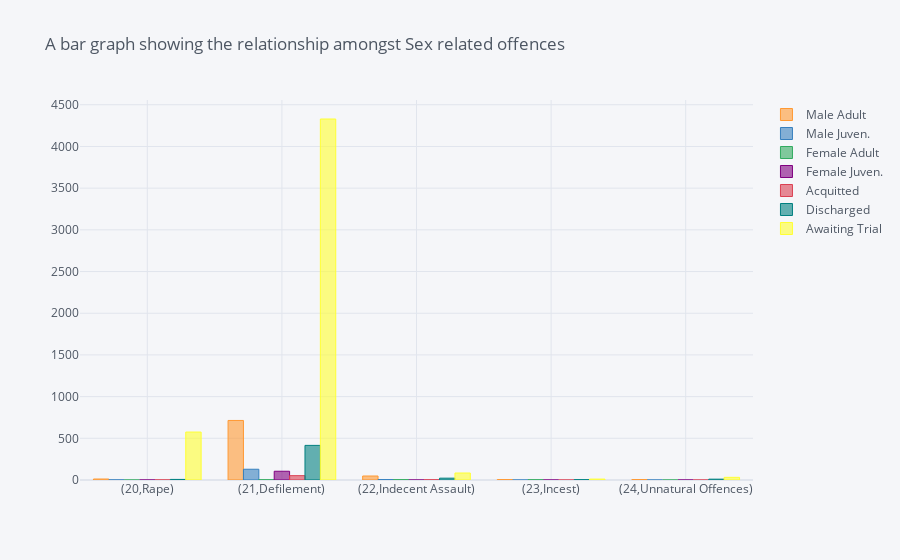

Notebook cell for this chart:
### Code cell
# Plotting a bar graph for Child related cases for accused convicted cases
relate.iplot(kind='bar',title='A bar graph showing the relationship amongst Sex related offences')

### Figure 1 — Plotly figure (JSON) as saved in the notebook; plotly's stock layout.template omitted (floating-point values rounded to 4 significant figures)
{"data": [{"marker": {"color": "rgba(255, 153, 51, 0.6)", "line": {"color": "rgba(255, 153, 51, 1.0)", "width": 1}}, "name": "Male Adult", "orientation": "v", "text": "", "type": "bar", "x": ["(20,Rape)", "(21,Defilement)", "(22,Indecent Assault)", "(23,Incest)", "(24,Unnatural Offences)"], "y": [12, 714, 48, 5, 5]}, {"marker": {"color": "rgba(55, 128, 191, 0.6)", "line": {"color": "rgba(55, 128, 191, 1.0)", "width": 1}}, "name": "Male Juven.", "orientation": "v", "text": "", "type": "bar", "x": ["(20,Rape)", "(21,Defilement)", "(22,Indecent Assault)", "(23,Incest)", "(24,Unnatural Offences)"], "y": [1, 129, 5, 0, 0]}, {"marker": {"color": "rgba(50, 171, 96, 0.6)", "line": {"color": "rgba(50, 171, 96, 1.0)", "width": 1}}, "name": "Female Adult", "orientation": "v", "text": "", "type": "bar", "x": ["(20,Rape)", "(21,Defilement)", "(22,Indecent Assault)", "(23,Incest)", "(24,Unnatural Offences)"], "y": [0, 3, 4, 3, 0]}, {"marker": {"color": "rgba(128, 0, 128, 0.6)", "line": {"color": "rgba(128, 0, 128, 1.0)", "width": 1}}, "name": "Female Juven.", "orientation": "v", "text": "", "type": "bar", "x": ["(20,Rape)", "(21,Defilement)", "(22,Indecent Assault)", "(23,Incest)", "(24,Unnatural Offences)"], "y": [0, 105, 0, 0, 0]}, {"marker": {"color": "rgba(219, 64, 82, 0.6)", "line": {"color": "rgba(219, 64, 82, 1.0)", "width": 1}}, "name": "Acquitted", "orientation": "v", "text": "", "type": "bar", "x": ["(20,Rape)", "(21,Defilement)", "(22,Indecent Assault)", "(23,Incest)", "(24,Unnatural Offences)"], "y": [1, 52, 3, 0, 0]}, {"marker": {"color": "rgba(0, 128, 128, 0.6)", "line": {"color": "rgba(0, 128, 128, 1.0)", "width": 1}}, "name": "Discharged", "orientation": "v", "text": "", "type": "bar", "x": ["(20,Rape)", "(21,Defilement)", "(22,Indecent Assault)", "(23,Incest)", "(24,Unnatural Offences)"], "y": [7, 415, 22, 4, 10]}, {"marker": {"color": "rgba(255, 255, 51, 0.6)", "line": {"color": "rgba(255, 255, 51, 1.0)", "width": 1}}, "name": "Awaiting Trial", "orientation": "v", "text": "", "type": "bar", "x": ["(20,Rape)", "(21,Defilement)", "(22,Indecent Assault)", "(23,Incest)", "(24,Unnatural Offences)"], "y": [575, 4329, 84, 11, 32]}], "layout": {"legend": {"bgcolor": "#F5F6F9", "font": {"color": "#4D5663"}}, "paper_bgcolor": "#F5F6F9", "plot_bgcolor": "#F5F6F9", "title": {"font": {"color": "#4D5663"}, "text": "A bar graph showing the relationship amongst Sex related offences"}, "xaxis": {"gridcolor": "#E1E5ED", "showgrid": true, "tickfont": {"color": "#4D5663"}, "title": {"font": {"color": "#4D5663"}, "text": ""}, "zerolinecolor": "#E1E5ED"}, "yaxis": {"gridcolor": "#E1E5ED", "showgrid": true, "tickfont": {"color": "#4D5663"}, "title": {"font": {"color": "#4D5663"}, "text": ""}, "zerolinecolor": "#E1E5ED"}}}
